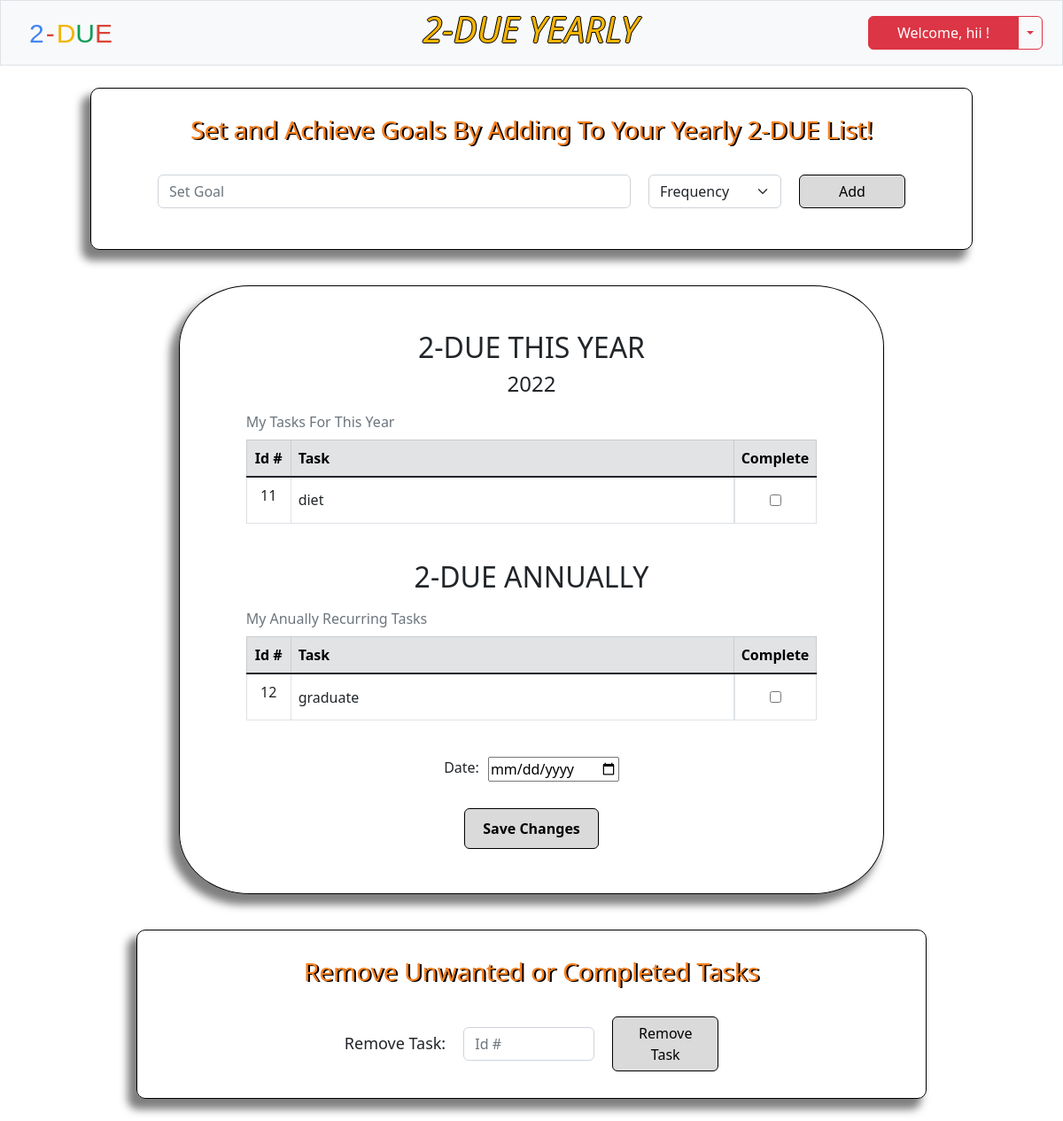
Page /yearly (signed in) on the committed database.
### tables this page shows
CREATE TABLE users (id INTEGER PRIMARY KEY AUTOINCREMENT NOT NULL, username TEXT NOT NULL, hash TEXT NOT NULL, security_code INTEGER NOT NULL);

CREATE TABLE todo (id INTEGER NOT NULL, task_id INTEGER PRIMARY KEY AUTOINCREMENT NOT NULL, task TEXT NOT NULL, frequency TEXT NOT NULL, completeness TEXT NOT NULL, day INTEGER, month INTEGER, year INTEGER);

### app.py (the view, shortened to what this page needs)
@app.route('/yearly', methods=['GET', 'POST'])
def yearly():
    id = session['user_id']
    today = datetime.now()
    this_year = today.year
    if request.method == "GET":
        username = db.execute("SELECT username FROM users WHERE id = ?", id)[0]['username']
        year = db.execute("SELECT * FROM todo WHERE id = (?) AND year = (?) AND frequency = (?)", session['user_id'], this_year, 'year')
        annual = db.execute("SELECT * FROM todo WHERE id = (?) AND frequency = (?)", session['user_id'], 'annual')
        return render_template('yearly.html', username=username, year=year, annual=annual, this_year=this_year)

### app.py (called while the page is built)
@app.after_request
def after_request(response):
    response.headers['Cache-Control'] = 'no-cache, no store, must-revalidate'
    response.headers['Expires'] = 0
    response.headers['Pragma'] = 'no-cache'
    return response

### templates/yearly.html (shortened to what this page needs)
{% extends 'layout.html' %}
{% block nav %}
    <a class="navbar-brand" href="/yearly"><span class="blue">2</span><span class="red dash">-</span><span class="yellow">D</span><span class="green">U</span><span class="red">E</span></a>
    <h2 class="weather-header"><em>2-DUE YEARLY</em></h2>
    <div class="login btn-group">
        <button type="button" class="btn btn-danger" id="menu-btn">Welcome, {{ username }} !</button>
        <button type="button" class="btn btn-outline-danger dropdown-toggle dropdown-toggle-split" data-bs-toggle="dropdown" aria-expanded="false">
        </button>
    </div>
{% endblock %}
{% block main %}
    <form action="/yearly" class="daily" method="post">
        <div class="daily-header">
            <h3>Set and Achieve Goals By Adding To Your Yearly 2-DUE List!</h3>
        </div>
        <div class="mb-3 goals">
            <input autocomplete="off" class="form-control mx-auto w-auto" id="daily" name="annually" placeholder="Set Goal" size="50" required>
            <select class="form-select select" name="goal-type" id="goal-type">
                <option value="select" selected disabled>Frequency</option>
            </select>
            <button class="btn btn-primary" id="daily-submit" name="yearly-submit" type="submit">Add</button>
        </div>
    </form>
    <form action="/yearly" class="save-today" method="post">
        <div class="daily-table">
            <h2 style="text-align: center; margin-top: 25px;">2-DUE THIS YEAR</h2>
            <h4 style="text-align: center;">{{ this_year }}</h4>
                <table class="table table-hover table-bordered">
                    <caption>My Tasks For This Year</caption>
                    <thead>
                        <tr class="table-secondary">
                            <th class="text-center task-id">Id #</th>
                            <th class="text-start task-head">Task</th>
                            <th class="text-start">Complete</th>
                        </tr>
                    </thead>
                    <tbody class="table-group-divider">
                    {% if year %}
                    {% for row in year %}
                    <tr>
                        <td class="text-center">{{ row.task_id }}</td>
                        <td class="text-start task">{{ row.task }}</td>
                        {% if row.completeness == 'incomplete' %}
                        <td class="center-td"><input type='checkbox' id='incomplete' value="{{ row.task_id }}" name="checkbox"></td>
                        {% else %}
                        <td class="center-td" id="complete"><input type="checkbox" value="{{ row.task_id }}" name="checkbox" checked></td>
                        {% endif %}
                    </tr>
                    {% endfor %}
                    {% endif %}
                    </tbody>
                </table>
        </div>
        <div class="daily-table">
            <h2 style="text-align: center;">2-DUE ANNUALLY</h2>
            <table class="table table-hover table-bordered">
                <caption>My Anually Recurring Tasks</caption>
                <thead>
                    <tr class="table-secondary">
                        <th class="text-center task-id">Id #</th>
                        <th class="text-start task-head">Task</th>
                        <th class="text-start">Complete</th>
                    </tr>
                </thead>
                <tbody class="table-group-divider">
                {% if annual %}
                {% for row in annual %}
                <tr>
                    <td class="text-center">{{ row.task_id }}</td>
                    <td class="text-start task">{{ row.task }}</td>
                    {% if row.completeness == 'incomplete' %}
                    <td class="center-td"><input type='checkbox' id='incomplete' value="{{ row.task_id }}" name="checkbox"></td>
                    {% else %}
                    <td class="center-td" id="complete"><input type="checkbox" id="complete" value="{{ row.task_id }}" name="checkbox" checked></td>
                    {% endif %}
                </tr>
                {% endfor %}
                {% endif %}
                </tbody>
            </table>
        </div>
        <div class="end">
            <label for="date">Date: </label>
            <input type="date" id="date" name="date">
        </div>
        <button type="submit" class="btn btn-primary" id="save-daily" name="save-daily">Save Changes</button>
    </form>
    <form action="/yearly" class="daily" method="post">
        <div class="daily-header">
            <h3>Remove Unwanted or Completed Tasks</h3>
        </div>
        <div class="remove">
            <label for="remove">Remove Task: </label>
            <input type="number" class="form-control w-auto" autocomplete='off' placeholder='Id #' name="remove" id="remove" required>
            <button class="btn btn-primary" id='remove-submit' name="remove-submit" type="submit">Remove Task</button>
        </div>
    </form>
{% endblock %}

### static/layout.css (style rules this page uses)
.navbar-brand { margin-left: 20px; }
span { font-size: 30px; font-family: 'Product Sans', sans-serif; }
.blue { color: #4285F4; }
.red { color: #DB4437; }
.dash { padding-left: 2px; padding-right: 2px; }
.yellow { color: #F4B400; }
.green { color: #0F9D58; }
.login { margin-right: 10px; }
.btn-primary { width: 120px; color: black; background-color: #dadada; border: 1px solid black; position: relative; }
.weather-header { color: #F4B400; text-shadow: 1px 0 0 #000, 0 -1px 0 #000, 0 1px 0 #000, -1px 0 0 #000; font-size: 40px; margin-left: 75px; }
#menu-btn { width: 170px; font-size: 16px; }
.daily { border: 1px solid black; border-radius: 10px; padding: 30px 75px; margin: 25px 0px; box-shadow: -8px 10px 10px 2px rgba(0, 0, 0, 0.5); display: flex; flex-direction: column; }
.goals { display: flex; gap: 20px; }
.select { width: 150px; }
.daily-header { text-align: center; color:rgb(250, 129, 31); text-shadow: 2px 1px #000; margin-bottom: 25px; min-width: 740px; }
.center-td { display: flex; justify-content: center; align-items: center; }
.center-td input { height: 35px; }
.task-head { min-width: 500px; max-width: 750px; max-height: 52px; }
.task { vertical-align: middle; overflow-x: auto; }
caption { caption-side: top; }
.daily-table { margin-bottom: 25px; }
#save-daily { min-width: fit-content; padding: 10px 20px; font-weight: bold; margin-bottom: 25px; }
.save-today { display: flex; flex-direction: column; align-items: center; border: 1px solid black; border-radius: 10%; margin: 15px 0px; padding: 25px 75px; min-width: 795px; box-shadow: -8px 10px 10px 2px rgba(0, 0, 0, 0.5); }
.task-id { min-width: 50px; }
.remove { display: flex; align-items: center; justify-content: center; gap: 20px; }
.remove > label { font-size: 18px; }
#remove { width: clamp(8ch, 20%, 25ch) !important; }
.end { display: flex; flex-direction: row; gap: 10px; margin-bottom: 30px; }
#date { height: clamp(100%, 1.5em, 2em); }

### rows in the picture
users: username "hii"
todo: task_id "11", task "diet"
todo: task_id "12", task "graduate"
